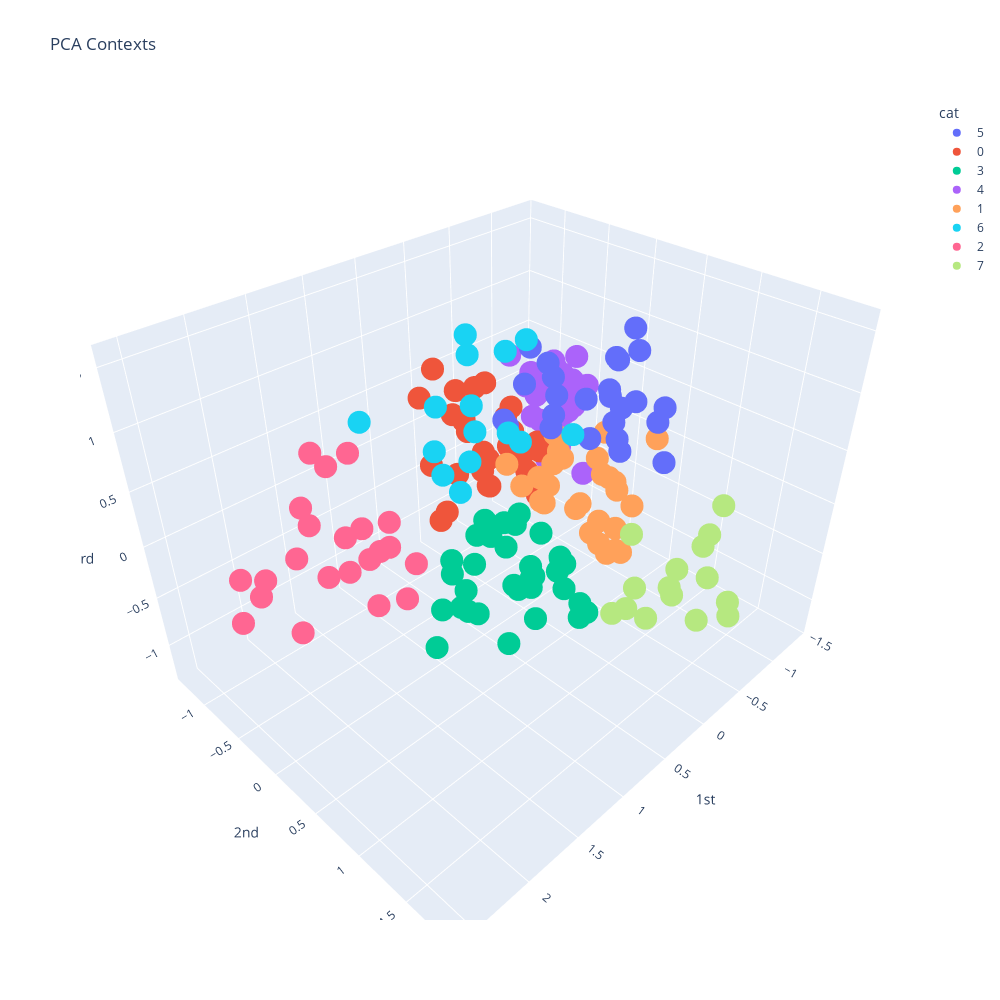

Write notebook code for a chart like this one.
### Code cell
df = pd.DataFrame({
'cat':[str(c) for c in contexts_kmeans_PCA.labels_], 'labels':labels, '1st':context_PCA[:,0], '2nd':context_PCA[:,1], '3rd':context_PCA[:,2]
})
fig_contexts = px.scatter_3d(df, x='1st', y='2nd', z='3rd',
                    color='cat',
                    hover_name= "labels",
                    title="PCA Contexts",
                    width=1000, height=1000,)
fig_contexts.show()

### Figure 1 — Plotly figure (JSON) as saved in the notebook; plotly's stock layout.template omitted (floating-point values rounded to 4 significant figures)
{"data": [{"hovertemplate": "<b>%{hovertext}</b><br><br>cat=5<br>1st=%{x}<br>2nd=%{y}<br>3rd=%{z}<extra></extra>", "hovertext": [["SUBST", "SUBST"], ["SUBST", "ADJ"], ["SUBST", "PUQ"], ["VERB", "SUBST"], ["VERB", "ADJ"], ["VERB", "PUQ"], ["PREP", "INTERJ"], ["ADJ", "PUQ"], ["PUN", "SUBST"], ["PUN", "ADJ"], ["PUN", "PUQ"], ["PRON", "ADJ"], ["PRON", "PUQ"], ["ADV", "SUBST"], ["ADV", "ADJ"], ["ADV", "PUQ"], ["CONJ", "ADJ"], ["CONJ", "PUQ"], ["PUQ", "SUBST"], ["PUQ", "ADJ"], ["PUQ", "INTERJ"], ["UNC", "ADJ"], ["UNC", "PUQ"], ["PUR", "SUBST"], ["PUR", "PUQ"]], "legendgroup": "5", "marker": {"color": "#636efa", "symbol": "circle"}, "mode": "markers", "name": "5", "scene": "scene", "showlegend": true, "type": "scatter3d", "x": [-0.2981, -0.3896, -0.7766, -0.2509, -0.4173, -0.8117, 0.03513, -0.3161, 0.2174, -0.2215, -0.5488, -0.02548, -0.1745, -0.532, -0.7456, -0.8818, 0.1981, -0.3265, 0.1239, -0.3443, -0.7487, 0.2183, -0.2771, -0.3158, -0.175], "y": [-0.008308, -0.04621, 0.2367, 0.5985, 0.5341, 0.3752, -0.1891, -0.2824, 1.06, 1.172, 0.9065, -0.06468, 0.04188, 0.3927, 0.3488, 0.381, 0.8002, 0.6031, 1.022, 0.9963, 0.4856, -0.04906, 0.02721, 0.3249, 0.09468], "z": [0.8495, 0.6338, 0.939, 0.9843, 0.6085, 1.228, 0.4645, 1.009, 0.9495, 0.6107, 0.8341, 0.8675, 1.035, 0.7391, 0.5308, 1.013, 0.8374, 1.206, 0.7937, 0.8292, 0.6432, 0.6508, 0.5253, 0.7729, 0.4765]}, {"hovertemplate": "<b>%{hovertext}</b><br><br>cat=0<br>1st=%{x}<br>2nd=%{y}<br>3rd=%{z}<extra></extra>", "hovertext": [["SUBST", "VERB"], ["SUBST", "PREP"], ["SUBST", "ADV"], ["SUBST", "UNC"], ["SUBST", "PUL"], ["VERB", "CONJ"], ["PREP", "PRON"], ["ADJ", "ART"], ["ADJ", "PRON"], ["ADJ", "ADV"], ["ADJ", "CONJ"], ["PRON", "VERB"], ["PRON", "PREP"], ["PRON", "ART"], ["PRON", "PRON"], ["PRON", "ADV"], ["PRON", "CONJ"], ["PRON", "UNC"], ["PRON", "PUR"], ["PRON", "PUL"], ["UNC", "PRON"], ["UNC", "ADV"], ["UNC", "CONJ"], ["UNC", "INTERJ"], ["PUR", "ADV"], ["PUR", "CONJ"], ["INTERJ", "VERB"], ["INTERJ", "PUR"]], "legendgroup": "0", "marker": {"color": "#EF553B", "symbol": "circle"}, "mode": "markers", "name": "0", "scene": "scene", "showlegend": true, "type": "scatter3d", "x": [-0.0417, -0.424, -0.6263, -0.408, -0.552, -0.5296, 0.264, -0.4413, -0.1604, 0.1775, -0.06393, 0.3229, 0.06054, -0.1143, -0.5228, -0.1313, -0.4702, -0.1329, 0.1422, 0.2242, -0.5586, -0.2861, -0.0355, 0.1745, -0.6324, -0.5761, -0.4757, -0.2968], "y": [-0.4959, -0.8677, -0.8645, -0.2635, -0.3782, -0.3429, -0.4569, -0.9422, -1.312, -1.11, -0.962, -0.4878, -1.128, -0.9695, -1.16, -0.8849, -1.211, -0.5878, -0.9322, -0.7489, -0.7297, -0.4913, -0.5583, -0.328, -0.778, -0.6118, -0.445, -0.3959], "z": [-0.2971, -0.6611, 0.001196, 0.0903, -0.5856, -0.0894, 0.4892, 0.3934, 0.4967, 0.4155, 0.2155, -0.007488, -0.3289, 0.4306, 0.2339, 0.1676, -0.2306, -0.1064, -0.8032, -0.5748, 0.187, 0.002274, -0.1696, 0.2151, -0.1135, -0.2892, -0.3217, 0.04181]}, {"hovertemplate": "<b>%{hovertext}</b><br><br>cat=3<br>1st=%{x}<br>2nd=%{y}<br>3rd=%{z}<extra></extra>", "hovertext": [["SUBST", "PUN"], ["SUBST", "PUR"], ["VERB", "PREP"], ["VERB", "PUN"], ["VERB", "PUL"], ["PREP", "PUR"], ["PUN", "VERB"], ["PUN", "PREP"], ["PUN", "PUN"], ["PRON", "PUN"], ["ADV", "PREP"], ["ADV", "PUN"], ["ADV", "PUR"], ["ADV", "PUL"], ["CONJ", "VERB"], ["CONJ", "PREP"], ["CONJ", "PUN"], ["CONJ", "CONJ"], ["CONJ", "PUR"], ["CONJ", "PUL"], ["PUQ", "VERB"], ["PUQ", "PREP"], ["PUQ", "PUN"], ["PUQ", "PUR"], ["PUQ", "PUL"], ["UNC", "PUN"], ["UNC", "PUR"], ["UNC", "PUL"], ["PUR", "VERB"], ["PUR", "PREP"], ["PUR", "PUN"], ["PUR", "PUR"], ["INTERJ", "PUN"], ["INTERJ", "PUL"]], "legendgroup": "3", "marker": {"color": "#00cc96", "symbol": "circle"}, "mode": "markers", "name": "3", "scene": "scene", "showlegend": true, "type": "scatter3d", "x": [-0.5162, -0.3139, 0.06811, -0.009027, -0.2476, 1.207, 0.2473, 0.1968, -0.01096, 0.3992, -0.2716, -0.1561, -0.08544, -0.09598, 0.8473, 0.6936, 0.6553, -0.02316, 0.6241, 0.7886, 0.5293, 0.1729, 0.4115, 0.1516, -0.3376, 0.7275, 0.7308, 0.4549, 0.2139, -0.06623, -0.07648, 0.1589, -0.3262, 0.1011], "y": [-0.0417, 0.1372, -0.4308, 0.071, -0.04532, 0.1867, 0.6693, 0.2889, 0.7136, -0.5117, -0.5273, -0.07652, -0.005031, -0.2148, 0.2587, -0.01442, 0.08654, -0.1001, 0.419, 0.1106, 0.3778, 0.2401, 0.5164, 0.7672, 0.1692, -0.2845, -0.03536, -0.4505, -0.2061, -0.6784, -0.1479, 0.7707, 0.09706, -0.134], "z": [-1.101, -0.9143, -0.5824, -0.994, -0.687, -0.9393, -0.6105, -0.7284, -0.9951, -1.047, -0.8324, -1.028, -1.153, -0.6006, -0.2534, -0.77, -0.9873, -0.3937, -1.127, -0.8634, -0.5805, -0.8938, -0.9242, -0.9175, -0.9632, -1.128, -0.9452, -0.8292, -0.565, -0.9488, -1.292, -0.7597, -1.082, -0.7016]}, {"hovertemplate": "<b>%{hovertext}</b><br><br>cat=4<br>1st=%{x}<br>2nd=%{y}<br>3rd=%{z}<extra></extra>", "hovertext": [["SUBST", "ART"], ["SUBST", "PRON"], ["SUBST", "CONJ"], ["SUBST", "INTERJ"], ["VERB", "ART"], ["VERB", "PRON"], ["VERB", "ADV"], ["VERB", "INTERJ"], ["ADJ", "INTERJ"], ["PRON", "INTERJ"], ["ADV", "ART"], ["ADV", "PRON"], ["ADV", "ADV"], ["ADV", "CONJ"], ["ADV", "INTERJ"], ["UNC", "ART"], ["PUR", "ART"], ["PUR", "PRON"], ["PUR", "INTERJ"], ["INTERJ", "SUBST"], ["INTERJ", "PREP"], ["INTERJ", "ADJ"], ["INTERJ", "ART"], ["INTERJ", "PRON"], ["INTERJ", "ADV"], ["INTERJ", "CONJ"], ["INTERJ", "PUQ"], ["INTERJ", "UNC"], ["INTERJ", "INTERJ"]], "legendgroup": "4", "marker": {"color": "#ab63fa", "symbol": "circle"}, "mode": "markers", "name": "4", "scene": "scene", "showlegend": true, "type": "scatter3d", "x": [-0.9293, -0.982, -1.239, -1.173, -0.6009, -0.8617, -0.5492, -0.6831, -0.5754, -0.8518, -1.05, -1.107, -0.9593, -0.9214, -1.08, -0.647, -0.8392, -0.8043, -1.099, -0.8099, -0.9919, -1.231, -1.289, -1.326, -1.362, -1.281, -0.8658, -0.9146, -1.379], "y": [-0.6282, -0.9519, -0.5767, -0.7629, -0.2122, -0.4335, -0.3656, -0.329, -0.7671, -0.7706, -0.3926, -0.6265, -0.5472, -0.4554, -0.4736, -0.5108, -0.7285, -0.5393, -0.6063, -0.4634, -0.6679, -0.4215, -0.5525, -0.6431, -0.7453, -0.7179, -0.2554, -0.1551, -0.6462], "z": [0.3157, 0.155, -0.01226, 0.3528, 0.1823, 0.3682, 0.2054, 0.4789, 0.6775, 0.4087, 0.1902, 0.1848, -0.004932, -0.2585, 0.3594, 0.3556, -0.01934, 0.009377, 0.3613, 0.6474, -0.5282, 0.2681, 0.08541, 0.0236, -0.18, -0.1603, 0.743, -0.415, 0.07631]}, {"hovertemplate": "<b>%{hovertext}</b><br><br>cat=1<br>1st=%{x}<br>2nd=%{y}<br>3rd=%{z}<extra></extra>", "hovertext": [["VERB", "VERB"], ["VERB", "UNC"], ["VERB", "PUR"], ["PUN", "ART"], ["PUN", "PRON"], ["PUN", "ADV"], ["PUN", "CONJ"], ["PUN", "UNC"], ["PUN", "PUL"], ["PUN", "INTERJ"], ["ART", "ART"], ["ADV", "VERB"], ["ADV", "UNC"], ["CONJ", "ART"], ["CONJ", "PRON"], ["CONJ", "ADV"], ["CONJ", "UNC"], ["CONJ", "INTERJ"], ["PUQ", "ART"], ["PUQ", "PRON"], ["PUQ", "ADV"], ["PUQ", "CONJ"], ["PUQ", "PUQ"], ["PUQ", "UNC"], ["UNC", "UNC"], ["PUR", "ADJ"], ["PUR", "UNC"], ["PUR", "PUL"]], "legendgroup": "1", "marker": {"color": "#FFA15A", "symbol": "circle"}, "mode": "markers", "name": "1", "scene": "scene", "showlegend": true, "type": "scatter3d", "x": [-0.2593, -0.5763, -0.6262, -0.4332, -0.3433, -0.07995, -0.3441, -0.1541, -0.4764, -0.4987, -1.246, -0.4992, -0.7629, -0.2367, -0.2287, 0.1061, 0.009387, -0.2399, -0.7071, -0.6247, -0.2105, -0.2181, -0.2278, -0.5672, -0.02612, -0.3455, 0.1435, -0.08908], "y": [-0.05514, 0.4722, 0.4034, 0.6054, 0.5114, 0.7333, 0.7093, 0.8283, 0.6653, 0.4666, 0.3858, -0.1995, 0.1205, 0.1765, 0.08074, 0.2591, 0.5483, 0.1269, 0.2313, 0.2966, 0.4099, 0.5329, -0.001395, 0.6736, 0.1108, -0.01235, -0.08772, -0.1371], "z": [-0.1268, -0.05818, -0.874, -0.006313, -0.3199, -0.2966, -0.5188, -0.1312, -0.638, 0.02082, 0.04144, -0.3757, -0.06296, 0.1982, 0.1029, -0.01956, 0.002764, 0.2413, 0.2693, -0.08447, -0.1269, -0.3652, -0.331, -0.1959, 0.07815, 0.3003, 0.1917, -0.1541]}, {"hovertemplate": "<b>%{hovertext}</b><br><br>cat=6<br>1st=%{x}<br>2nd=%{y}<br>3rd=%{z}<extra></extra>", "hovertext": [["PREP", "SUBST"], ["PREP", "ADJ"], ["PREP", "ART"], ["PREP", "ADV"], ["PREP", "PUQ"], ["PREP", "UNC"], ["ADJ", "SUBST"], ["ADJ", "ADJ"], ["ADJ", "UNC"], ["ART", "SUBST"], ["ART", "ADJ"], ["ART", "PUQ"], ["PRON", "SUBST"], ["CONJ", "SUBST"], ["UNC", "SUBST"]], "legendgroup": "6", "marker": {"color": "#19d3f3", "symbol": "circle"}, "mode": "markers", "name": "6", "scene": "scene", "showlegend": true, "type": "scatter3d", "x": [1.208, 0.859, 0.5106, 0.7878, 0.3971, 0.8075, 0.7118, 0.5488, 0.6249, 1.892, 0.734, 1.335, 0.2881, 0.3961, 0.5566], "y": [0.6698, 0.6278, -0.1316, -0.1408, 0.3454, 0.07594, 0.06409, -0.09685, -0.4202, 0.3753, 0.6234, 0.4405, 0.03288, 0.8072, -0.05514], "z": [1.263, 1.09, 0.3601, 0.3599, 1.526, 0.314, 1.574, 1.309, 0.3765, 1.494, 0.9616, 1.403, 1.292, 0.9572, 0.9086]}, {"hovertemplate": "<b>%{hovertext}</b><br><br>cat=2<br>1st=%{x}<br>2nd=%{y}<br>3rd=%{z}<extra></extra>", "hovertext": [["PREP", "VERB"], ["PREP", "PREP"], ["PREP", "PUN"], ["PREP", "CONJ"], ["PREP", "PUL"], ["ADJ", "VERB"], ["ADJ", "PREP"], ["ADJ", "PUN"], ["ADJ", "PUR"], ["ADJ", "PUL"], ["ART", "VERB"], ["ART", "PREP"], ["ART", "PUN"], ["ART", "PRON"], ["ART", "ADV"], ["ART", "CONJ"], ["ART", "UNC"], ["ART", "PUR"], ["ART", "PUL"], ["ART", "INTERJ"], ["UNC", "VERB"], ["UNC", "PREP"]], "legendgroup": "2", "marker": {"color": "#FF6692", "symbol": "circle"}, "mode": "markers", "name": "2", "scene": "scene", "showlegend": true, "type": "scatter3d", "x": [1.242, 1.367, 1.469, 1.206, 1.654, 1.183, 1.544, 1.765, 1.197, 1.231, 2.319, 2.47, 2.558, 1.646, 1.647, 2.308, 2.067, 1.953, 2.184, 1.652, 1.179, 1.034], "y": [0.03446, -0.3863, -0.1817, -0.3104, -0.2523, -0.803, -0.9147, -0.8031, -0.162, -0.6455, -0.6967, -0.1335, -0.2963, -0.6059, -0.2739, -0.341, -0.1412, -0.08124, -0.1543, -0.4133, -0.368, -0.6941], "z": [-0.1522, -0.2757, -0.5652, 0.04076, -0.1643, 0.4402, -0.1299, -0.2806, -0.646, -0.1821, -0.1149, 0.1524, -0.1341, 0.7321, 0.1445, 0.08029, 0.6878, 0.05589, -0.3722, 0.7068, -0.2474, -0.5452]}, {"hovertemplate": "<b>%{hovertext}</b><br><br>cat=7<br>1st=%{x}<br>2nd=%{y}<br>3rd=%{z}<extra></extra>", "hovertext": [["PUN", "PUR"], ["PUL", "SUBST"], ["PUL", "VERB"], ["PUL", "PREP"], ["PUL", "ADJ"], ["PUL", "PUN"], ["PUL", "ART"], ["PUL", "PRON"], ["PUL", "ADV"], ["PUL", "CONJ"], ["PUL", "PUQ"], ["PUL", "UNC"], ["PUL", "PUR"], ["PUL", "PUL"], ["PUL", "INTERJ"]], "legendgroup": "7", "marker": {"color": "#B6E880", "symbol": "circle"}, "mode": "markers", "name": "7", "scene": "scene", "showlegend": true, "type": "scatter3d", "x": [-0.3297, 0.3631, 0.1469, 0.01497, -0.2886, -0.5304, -0.4726, -0.4593, -0.1963, -0.2255, 0.07511, -0.665, -0.328, -0.1918, -0.2276], "y": [0.8802, 1.362, 1.413, 0.9928, 1.676, 1.731, 1.242, 1.535, 1.368, 1.632, 1.773, 1.38, 0.9498, 1.401, 1.869], "z": [-1.047, 0.3619, -0.5251, -0.8178, 0.4412, -0.7256, -0.4939, -0.4052, -0.4484, -0.6417, 0.3224, -0.1738, -0.777, -0.5026, -0.3142]}], "layout": {"height": 1000, "legend": {"title": {"text": "cat"}, "tracegroupgap": 0}, "scene": {"domain": {"x": [0, 1], "y": [0, 1]}, "xaxis": {"title": {"text": "1st"}}, "yaxis": {"title": {"text": "2nd"}}, "zaxis": {"title": {"text": "3rd"}}}, "title": {"text": "PCA Contexts"}, "width": 1000}}
